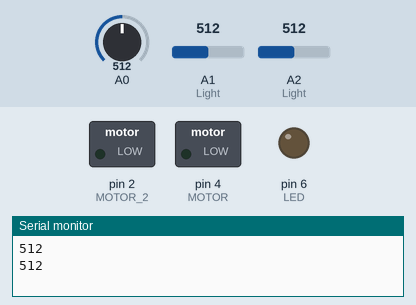
Simulated run of this sketch. Board: Arduino Uno, built with avr-gcc and run on an emulated ATmega328P. On the bench: switched loads named in the sketch (green lamp = pin HIGH), output pins drawn as LEDs (lit = HIGH), the last lines printed to the serial monitor. The inputs (shaded band) are chosen by the test bench; at power-on: A0 = 512, A1 (Light) = 512, A2 (Light) = 512.

Above: at 2.8 s.
2.9 s: A0 set to 584
5.6 s: A0 set to 611
At 7.3 s:
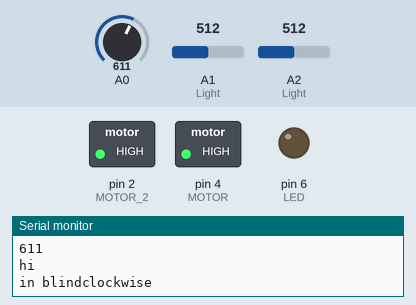
At 9.11 s:
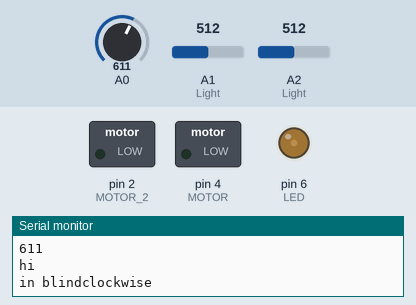
Timing chart, 0 to 19.7 s (numbered marks = the images above; inputs shaded):
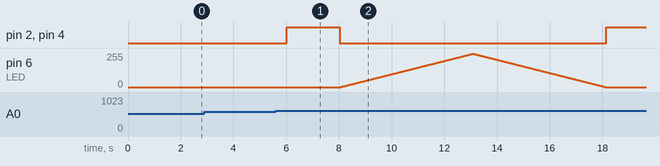

Measured:
- the behaviour switches between 600 and 601 on A0 (found by bisection; images 0 and 1)
- after the input at 5.6 s, pin 2 (MOTOR_2), pin 4 (MOTOR): LOW → HIGH after 0.42 s, → LOW 2.0 s later, → HIGH 10.1 s later; pin 6 (LED): rises from 0/255 to 250/255 in 5.0 s, then falls to 0/255 in 5.0 s

The sketch:

testing.ino
```cpp
/*
 * A0 = Motion Senser
 * A1 = Light Senser Outside
 * A2 = Light Senser Insde
 */
int stagnant = 0; // amount of time with no activity
int desiredBrightness = 550; // desired brightness (set by user)
int spinningClockwise;
int light = 0;
int rotationCounter;


void setup() {
  // put your setup code here, to run once:
  Serial.begin(9600);
  pinMode(4,OUTPUT); //MOTOR
  pinMode(2, OUTPUT);  // MOTOR 2
  pinMode (6, OUTPUT); //LED
}

void loop() {
  // put your main code here, to run repeatedly:
  bool motion = false;
  int motionValue = analogRead(A0); // Pin for motion
  Serial.println(motionValue);
  if (motionValue > 600) {
    motion = true; //If motion is detected, set motion to true
  }


  if(stagnant >= 300000) {
    Serial.end();
  }
  else if(motion) {
    stagnant = 0;
    int lightOutside = luxEquation(analogRead(A1)); // Measure of Light outside
    int lightInside = luxEquation(analogRead(A2)); //Measure of Light inside
    if (desiredBrightness > lightInside + 80) {
      StartBrighten(lightInside, lightOutside); //Brighten the light inside the house
    }
    else if (desiredBrightness < lightInside - 80) {
      //StartUnbrighten(lightInside, lightOutside); //Lower brightness in the house
    }


  }
  else {
    delay(2000);
    stagnant+=20000;
  }

}
/*
 * Open the Blinds and keep track of the time the motors are spinning
 * Paramters: outside Brigtness
 * Returns: Time motor is spinning
 */
int BlindAdjustmentClockwise (int outsideBrightness)
{
  if (outsideBrightness > 30){
    Serial.println("eee");
    return 0; //if not enough light outside to substantially brighten up room, no point in opening blinds
  }
  Serial.println("in blindclockwise");

  int sensorValue  = analogRead (A2);
  int insideLight = luxEquation (sensorValue);
  int turns = 0;
  int turnAmount = 1; //increment to incrase rotation every iteration
  int currentTime = millis(); //Keep Track of time spinning clockwise
  while (insideLight  < desiredBrightness) {
    int sensorValue  = analogRead (A2);
    insideLight = luxEquation(sensorValue);
    // set the speed of pin 4 and 2:

       analogWrite(4, turns);
       analogWrite (2,turns);

       // change the turnings for next time through the loop:

       turns = turns + turnAmount;

       // stops the speed of the motor from growing, need to determine which speed is most optimal still

       if (turns == 200) {
           delay(2000);
           turnAmount = -1;
       }
       if (turns == -1)
       {
        return 1;
       }

  }
  int postLoopTime = millis(); //Keep track of time that actually spun
  return postLoopTime - currentTime; //Returns a positive number to represent time spent spinning clockwise

}
/*
int BlindAdjustmentCounterclockwise (int outsideBrightness)
{
  if (outsideBrightness < 30){
    return 0; //if not enough light outside to substantially brighten up room, no point in opening blinds
  }

  int sensorValue  = analogRead (A2);
  int insideLight = luxEquation(sensorValue);
  int turns = 0;
  int turnAmount = -1; //increment to increase rotation every iteration
  int currentTime = millis(); //Keep Track of time spinning clockwise
  while (insideLight  < desiredBrightness) {
    int sensorValue  = analogRead (A2);
    insideLight = luxEquation(sensorValue);
    // set the speed of pin 4 and 2:

       analogWrite(4, turns);
       analogWrite (2,turns);

       // change the turnings for next time through the loop:

       turns = turns + turnAmount;

       // stops the speed of the motor from growing, need to determine which speed is most optimal still

       if (turns == -60) {
           delay(3000);'
           return 1;
       }

  }
  int postLoopTime = millis(); //Keep track of time that actually spun
  return postLoopTime - currentTime; //Returns a positive number to represent time spent spinning clockwise

}
*/
/*
 * Brighten the House
 * Parameters: Brightness Outside
 */

int StartBrighten(int inside, int outside) {

  Serial.println("hi");
  spinningClockwise = BlindAdjustmentClockwise(outside); //Adjust the blinds and keep track of how much time they spun clockwise
  if (desiredBrightness > inside + 80)
  {
    IncreaseLight(); //Adjust Light if desired threshold has not been reached
  }
  return spinningClockwise;
}
/*
int StartUnbrighten(int inside, int outside) {

  int spinningCounterclockwise;
  DecreaseLight();  //Adjust the blinds and keep track of how much time they spun clockwise
  if (desiredBrightness < inside + 80)
  {
    spinningCounterclockwise = BlindAdjustmentCounterclockwise(outside); //Adjust Light if desired threshold has not been reached
  }
  return spinningCounterclockwise;
}
*/
/*
 * This method will adjust the light in the house to reach the desired threshold if the light outside was not enough
 * No Parameters
 */
int IncreaseLight() {
  int sensorValue  = analogRead (A2);
  int insideLight = sensorValue;
  int brightnessIncrease = 1; //Increase brightness by 1 every iteration
  while (insideLight  < desiredBrightness) {
    sensorValue  = analogRead (A2);
    insideLight = sensorValue;
    // set the the brightness:

       analogWrite(6, light); //change brightness of light

       // change the turnings for next time through the loop:

       light= light + brightnessIncrease; //increase brightness if still needed
       delay(20);

       if (light == 250) {
           brightnessIncrease = -1;
       }

       if (light == -1)
       {
        return 1;
       }

  }
}
/*
int DecreaseLight() {
  int sensorValue  = analogRead (A2);
  int insideLight = sensorValue;
  int brightnessDecrease = -1; //Decrease brightness by 1 every iteration
  while (insideLight  > desiredBrightness) {
    sensorValue  = analogRead (A2);
    insideLight = sensorValue;
    // set the the brightness:

       analogWrite(6, light); //change brightness of light

       // change the turnings for next time through the loop:

       light= light + brightnessDecrease; //increase brightness if still needed
       delay(20);

       if (light == 0) {
           return 1;
       }
  }
}
*/

double luxEquation(int light)
{
  light*light*light*-.000002 + .004 * light * light + .2385 * light + 17.738;
}
```
